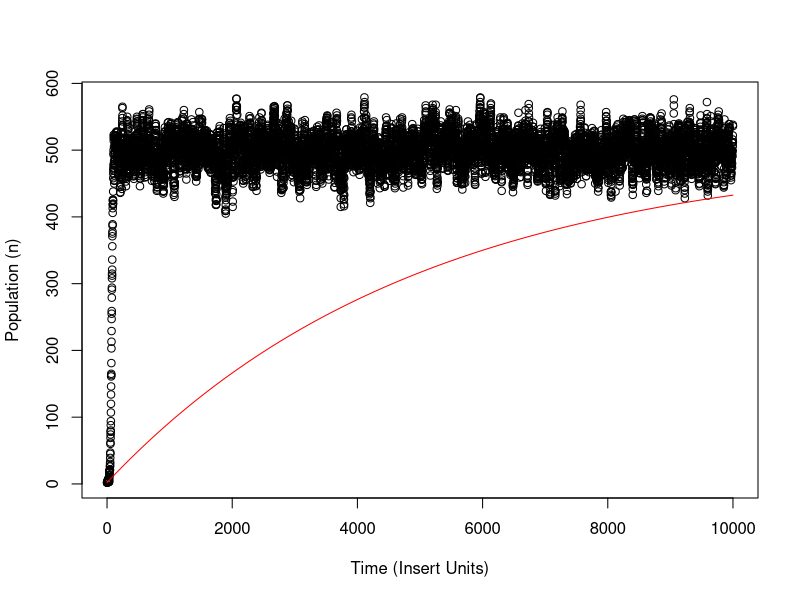

Recreate this plot in R.

m <- 1000   # carrying capacity
b  <- 0.2  # birth rate
d  <- 0.1 # death rate
n0 <- 2
nt <- n0   # initial value, garbage value to start
nt_1 <- nt # value from last time step
totalTime <- 10000
t <- 0
simulated_nt <- n0 # initial value, garbage value to start


bt <- 0 # Initial values to make these objects persistant
dt <- 0 # Initial values to make these objects persistant
st <- 0 # Initial values to make these objects persistant
lt <- 0 # Initial values to make these objects persistant
Lt <- 0 # Initial values to make these objects persistant
littersizes <- list(rep(-1, totalTime + 1)) # Initial values to make these objects persistant


daframe <- data.frame(time = 0, numLitters = 0, population = n0, birthrate = 0
                      , born = 0, deathrate = 0, dead = 0, theoretical = n0)
dfrow <- numeric(length = 8)
dfrow[1] <- t
dfrow[2] <- Lt
dfrow[3] <- simulated_nt
dfrow[4] <- bt
dfrow[5] <- 0
dfrow[6] <- 0
dfrow[7] <- 0
dfrow[8] <- 0

update <- function() {
  t <<- t + 1
  bt <<- max(0, b*(1-simulated_nt/m))
  dt <<- d + max(0, b*(simulated_nt/m - 1))
  st <<- sqrt(bt) # size of litters
  lt <<- sqrt(bt) # number of litters
  Lt <<- rpois(n = 1, lambda = lt*simulated_nt)
  if (is.null(littersizes)) {
    littersizes <<- list(rpois(Lt, lambda = st))
  }
  else {
    littersizes[[t]] <<- rpois(Lt, lambda = st)
  }
  dead <- rpois(1, lambda = dt*simulated_nt)
  if (length(littersizes[[t]])) {
    simulated_nt <<- simulated_nt + sum(littersizes[[t]]) - dead
  }

  dfrow[1] <- t
  dfrow[2] <- Lt
  dfrow[3] <- simulated_nt
  dfrow[4] <- bt
  dfrow[5] <- sum(littersizes[[t]])
  dfrow[6] <- dt
  dfrow[7] <- dead
  dfrow[8] <- (m/b)*(-b + b*n0/m + d)*exp(-b*t/m) + m - d*m/b
  daframe <<- rbind(daframe, dfrow)
  #####
}


for (i in 1:totalTime) {
  update()
}
png(paste(as.character(as.numeric(Sys.time())),"modelplot.png", sep=""), width = 480, height = 480)
plot(x=daframe$time, daframe$population, ylab = "Population (n)"
     , xlab = "Time (Insert Units)")

lines(x=daframe$time, daframe$theoretical, col = "red")
dev.off()